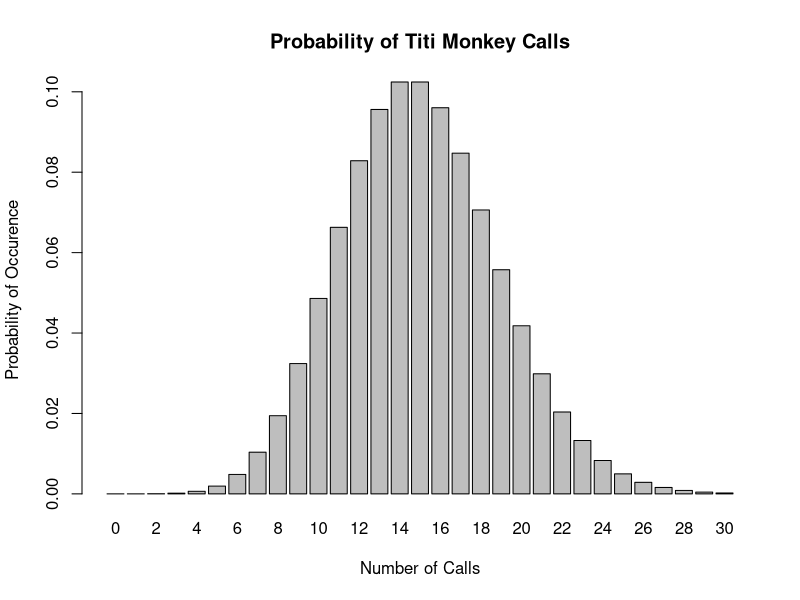
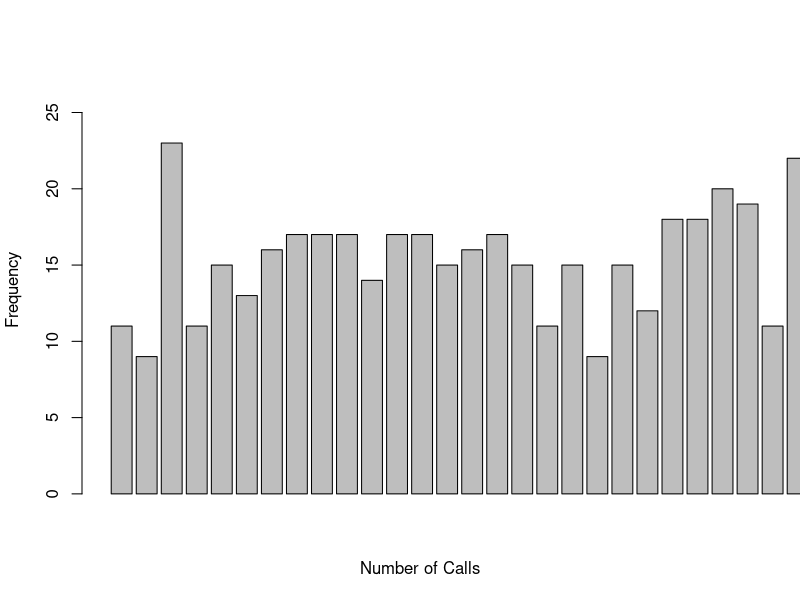

The R script that drew these images, in order:
## ---- chunk 1
#Because we are looking at pr(X>x) rather than pr(X=x) we need to use the cumulative distribution function as opposed to the probability mass function.
#There is a built in R function which does this. It is ppois(the value at which to evaluate the CDF, and the mean). The function returns the probability that X is less than or equal to x. Therefore, afterwards we need to do (1 - the output of this function).

x <- 8
mean <- 15
#the number of calls we are interested in, and the mean number of calls.

probLessThanOrEqualTo8 <- ppois(x, mean)
#this returns the probability that X (the number of observed calls) is less than or equal to 8.

probGreaterThan8 <- 1-probLessThanOrEqualTo8
#Now we subtract from 1 to get the probability that X>8

probGreaterThan8
#After executing this code, our answer is 0.9625. This is the probability that the researcher hears more than 8 calls.
## ---- chunk 2
#For this one, we are looking at the probability that X takes on a specific value. Therefore, we can use the PMF function, which is dpois(number of calls, mean).
probOf0Calls <- dpois(0, 15)
probOf0Calls
#We get a very small number. 3.06 e-07 or roughly 0.000000306. Therefore it is highly unlikely that the researcher would not hear any calls
## ---- chunk 3
#Similarly to part 2, we are looking for the probability that X takes on an exact number. Therefore we will use the PMF for the poisson distribution again, which has a function in R that is dpois().

probExactly3Calls <- dpois(3, 15)
probExactly3Calls

#The value turns out to be also quite small: 0.00017.
## ---- chunk 4
#For plotting the probability mass function for this poisson distribution, there is an example in Module 8 that is very similar, and it is quite intuitive.

range <- 0:30
#range gets 0-30. We already defined an object for the mean, which holds the value 15.

pmf <- dpois(range, mean)
barplot(pmf, names.arg = range, xlab = "Number of Calls", ylab = "Probability of Occurence", main = "Probability of Titi Monkey Calls")
#This makes a barplot of the probabilities of different numbers of calls. The names.arg = range is important, it essentially puts units on the x axis by naming each bar. 

## ---- chunk 5
#similarly to the rnorm function, there exists an rpois function for simulating/getting random outcomes from a distribution.

simulation104 <- rpois(104, 15)
#the rpois() function takes two arguments. the first is the number of trials, and the second is the mean (represented by the greek letter lambda).
#simulates 104 saturday mornings of observation, where the mean number of calls is 15. 
## ---- chunk 6
barplot(simulation104, xlim = c(0,30), xlab = "Number of Calls", ylab = "Frequency")

#creates a barplot from the 104 simulations, limits the data so that it only includes trials that heard between 0 and 30 calls.
#I couldn't figure out how to get units on this one
